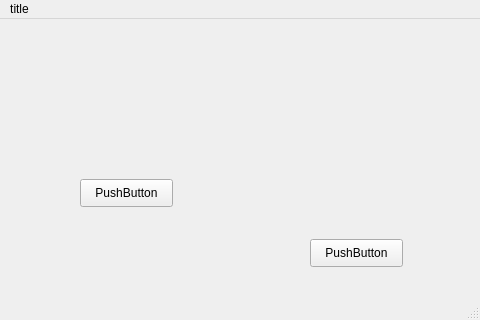
<?xml version="1.0" encoding="UTF-8"?>
<ui version="4.0">
 <class>MainWindow</class>
 <widget class="QMainWindow" name="MainWindow">
  <property name="windowModality">
   <enum>Qt::NonModal</enum>
  </property>
  <property name="geometry">
   <rect>
    <x>0</x>
    <y>0</y>
    <width>480</width>
    <height>320</height>
   </rect>
  </property>
  <property name="windowTitle">
   <string>MainWindow</string>
  </property>
  <widget class="QWidget" name="centralwidget">
   <widget class="QPushButton" name="pushButton">
    <property name="geometry">
     <rect>
      <x>80</x>
      <y>160</y>
      <width>93</width>
      <height>28</height>
     </rect>
    </property>
    <property name="text">
     <string>PushButton</string>
    </property>
   </widget>
   <widget class="QPushButton" name="pushButton_2">
    <property name="geometry">
     <rect>
      <x>310</x>
      <y>220</y>
      <width>93</width>
      <height>28</height>
     </rect>
    </property>
    <property name="text">
     <string>PushButton</string>
    </property>
   </widget>
   <widget class="QCheckBox" name="checkBox">
    <property name="geometry">
     <rect>
      <x>200</x>
      <y>310</y>
      <width>96</width>
      <height>19</height>
     </rect>
    </property>
    <property name="text">
     <string>CheckBox</string>
    </property>
   </widget>
   <widget class="QRadioButton" name="radioButton">
    <property name="geometry">
     <rect>
      <x>370</x>
      <y>360</y>
      <width>108</width>
      <height>19</height>
     </rect>
    </property>
    <property name="text">
     <string>RadioButton</string>
    </property>
   </widget>
  </widget>
  <widget class="QMenuBar" name="menubar">
   <property name="geometry">
    <rect>
     <x>0</x>
     <y>0</y>
     <width>480</width>
     <height>26</height>
    </rect>
   </property>
   <widget class="QMenu" name="menutitle">
    <property name="title">
     <string>title</string>
    </property>
   </widget>
   <addaction name="menutitle"/>
  </widget>
  <widget class="QStatusBar" name="statusbar"/>
 </widget>
 <resources/>
 <connections/>
</ui>
